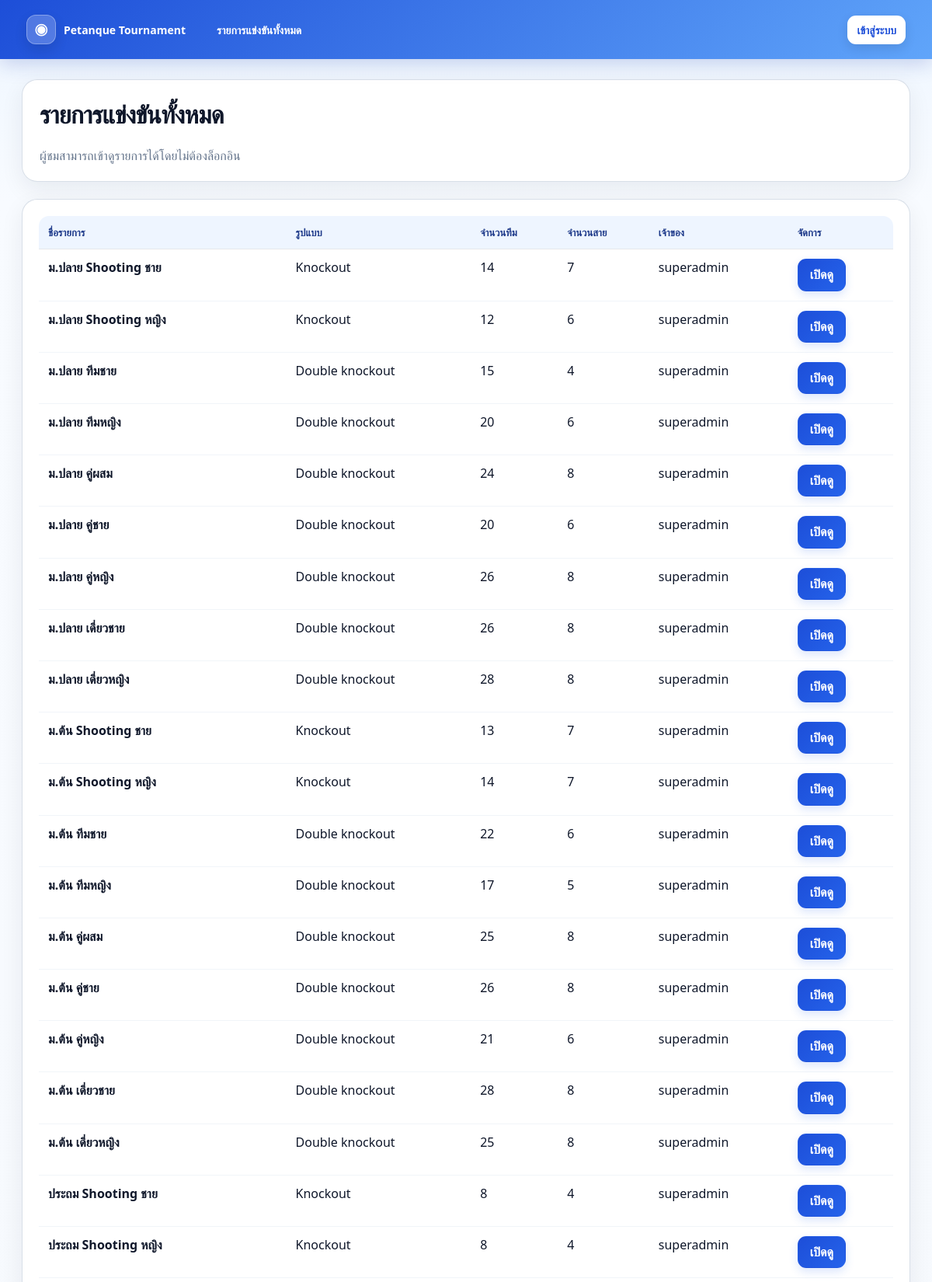
The page / (upper part) on the database its author committed.
### tables this page shows
CREATE TABLE tournaments (
            id INTEGER PRIMARY KEY AUTOINCREMENT,
            name TEXT NOT NULL,
            owner_id INTEGER NOT NULL,
            team_count INTEGER NOT NULL,
            group_count INTEGER NOT NULL,
            group_sizes_json TEXT NOT NULL,
            avoid_same INTEGER NOT NULL DEFAULT 1,
            competition_type TEXT NOT NULL DEFAULT 'double_knockout',
            qualify_per_group INTEGER NOT NULL DEFAULT 2,
            status TEXT NOT NULL DEFAULT 'draft',
            created_at TEXT NOT NULL, batch_id INTEGER, event_label TEXT, event_category TEXT, event_gender TEXT, event_age INTEGER, sort_order INTEGER,
            FOREIGN KEY(owner_id) REFERENCES users(id)
        );

CREATE TABLE users (
            id INTEGER PRIMARY KEY AUTOINCREMENT,
            username TEXT UNIQUE NOT NULL,
            password_hash TEXT NOT NULL,
            role TEXT NOT NULL CHECK(role IN ('super_admin', 'admin')),
            created_by INTEGER,
            is_active INTEGER NOT NULL DEFAULT 1,
            create_quota INTEGER NOT NULL DEFAULT 0,
            created_count INTEGER NOT NULL DEFAULT 0,
            expires_at TEXT,
            created_at TEXT NOT NULL,
            updated_at TEXT NOT NULL,
            FOREIGN KEY(created_by) REFERENCES users(id)
        );

### app.py (the view)
@app.route("/")
def home():
    db = get_db()
    tournaments = db.execute(
        """
        SELECT t.*, u.username AS owner_name
        FROM tournaments t JOIN users u ON u.id = t.owner_id
        ORDER BY t.id DESC
        """
    ).fetchall()
    return render_template("public_home.html", tournaments=tournaments)

### app.py (called while the page is built)
def table_exists(db, table_name):
    if isinstance(db, PostgresConnection):
        row = db.execute(
            "SELECT table_name FROM information_schema.tables WHERE table_schema = current_schema() AND table_name = ?",
            (table_name,),
        ).fetchone()
        return row is not None
    row = db.execute(
        "SELECT name FROM sqlite_master WHERE type = 'table' AND name = ?",
        (table_name,),
    ).fetchone()
    return row is not None

def table_columns(db, table_name):
    if isinstance(db, PostgresConnection):
        rows = db.execute(
            "SELECT column_name FROM information_schema.columns WHERE table_schema = current_schema() AND table_name = ?",
            (table_name,),
        ).fetchall()
        return {row["column_name"] for row in rows}
    return {row[1] for row in db.execute(f"PRAGMA table_info({table_name})").fetchall()}

def get_db():
    if "db" not in g:
        if DATABASE_URL:
            g.db = PostgresConnection(DATABASE_URL)
            if not table_exists(g.db, "tournament_rounds"):
                init_db(g.db)
                migrate_sqlite_data(DATABASE, g.db)
            else:
                ensure_runtime_schema(g.db)
        else:
            g.db = sqlite3.connect(DATABASE)
            g.db.row_factory = sqlite3.Row
            ensure_runtime_schema(g.db)
    return g.db

def current_user():
    uid = session.get("user_id")
    if not uid:
        return None
    return get_db().execute("SELECT * FROM users WHERE id = ?", (uid,)).fetchone()

def competition_type_label(value):
    labels = {
        "double_knockout": "Double knockout",
        "double_elimination": "Double knockout",
        "knockout": "Knockout",
    }
    return labels.get(value, value or "-")

@app.context_processor
def inject_user():
    return {
        "current_user": current_user(),
        "competition_type_label": competition_type_label,
        "group_label": group_label,
        "stage_can_edit": stage_is_editable,
    }

### templates/public_home.html (shortened to what this page needs)
{% extends "base.html" %}
{% block content %}
<div class="page-grid">
    <div class="card" style="padding: 22px;">
        <h1 style="margin-top:0;">รายการแข่งขันทั้งหมด</h1>
        <p class="muted-text" style="margin-bottom:0;">
            ผู้ชมสามารถเข้าดูรายการได้โดยไม่ต้องล็อกอิน
        </p>
    </div>
    <div class="card" style="padding: 20px;">
        {% if tournaments %}
        <div style="overflow-x:auto;">
            <table style="border-collapse: collapse;">
                <thead>
                    <tr>
                        <th style="text-align:left; padding:12px; border-bottom:1px solid #e5e7eb;">ชื่อรายการ</th>
                        <th style="text-align:left; padding:12px; border-bottom:1px solid #e5e7eb;">รูปแบบ</th>
                        <th style="text-align:left; padding:12px; border-bottom:1px solid #e5e7eb;">จำนวนทีม</th>
                        <th style="text-align:left; padding:12px; border-bottom:1px solid #e5e7eb;">จำนวนสาย</th>
                        <th style="text-align:left; padding:12px; border-bottom:1px solid #e5e7eb;">เจ้าของ</th>
                        <th style="text-align:left; padding:12px; border-bottom:1px solid #e5e7eb;">จัดการ</th>
                    </tr>
                </thead>
                <tbody>
                    {% for t in tournaments %}
                    <tr>
                        <td style="padding:12px; border-bottom:1px solid #f1f5f9;">
                            <strong>{{ t.name }}</strong>
                        </td>
                        <td style="padding:12px; border-bottom:1px solid #f1f5f9;">
                            {{ competition_type_label(t.competition_type) }}
                        </td>
                        <td style="padding:12px; border-bottom:1px solid #f1f5f9;">{{ t.team_count }}</td>
                        <td style="padding:12px; border-bottom:1px solid #f1f5f9;">{{ t.group_count }}</td>
                        <td style="padding:12px; border-bottom:1px solid #f1f5f9;">{{ t.owner_name }}</td>
                        <td style="padding:12px; border-bottom:1px solid #f1f5f9;">
                            <a class="btn btn-primary" href="{{ url_for('view_tournament', tournament_id=t.id) }}">เปิดดู</a>
                        </td>
                    </tr>
                    {% endfor %}
                </tbody>
            </table>
        </div>
        {% else %}
        <div class="empty-state">ยังไม่มีทัวร์นาเมนต์</div>
        {% endif %}
    </div>
</div>
{% endblock %}

### templates/base.html (style rules this page uses)
:root { --blue:#2563eb;--blue-dark:#1d4ed8;--sky:#60a5fa;--ink:#0f172a;--muted:#64748b;--line:#dbe3ef;--surface:#fff;--bg:#f4f8ff;--green:#059669;--red:#dc2626 }
* { box-sizing:border-box }
html { scroll-behavior:smooth }
body { font-family:system-ui,-apple-system,BlinkMacSystemFont,'Segoe UI',sans-serif;background:linear-gradient(180deg,#eef6ff 0,#f8fbff 260px,#f4f7fb 100%);margin:0;color:var(--ink);min-height:100vh }
a { color:inherit }
.card { background:rgba(255,255,255,.96);border:1px solid rgba(203,213,225,.75);border-radius:20px;padding:22px;box-shadow:0 10px 30px rgba(15,23,42,.07);margin-bottom:20px }
.card h1,.card h2,.section-title { letter-spacing:-.025em }
.page-grid { display:grid;gap:2px }
.muted,.muted-text { color:var(--muted) }
.btn { display:inline-flex;align-items:center;justify-content:center;gap:6px;border:1px solid transparent;border-radius:11px;padding:10px 15px;background:linear-gradient(135deg,var(--blue-dark),var(--blue));color:#fff!important;text-decoration:none;cursor:pointer;font:inherit;font-weight:800;line-height:1.2;box-shadow:0 5px 12px rgba(37,99,235,.16);transition:transform .15s ease,box-shadow .15s ease,filter .15s ease }
.btn-primary { background:linear-gradient(135deg,var(--blue-dark),var(--blue)) }
table { width:100%;border-collapse:separate;border-spacing:0;background:#fff;border:1px solid var(--line);border-radius:14px;overflow:hidden }
th,td { border:0;border-bottom:1px solid #e8edf4;padding:11px;vertical-align:top }
th { background:#eef5ff;color:#1e3a8a;font-size:13px;font-weight:900;text-transform:none }

### rows shown on the page
tournaments: name "ม.ปลาย Shooting ชาย", competition_type "Knockout", team_count "14", group_count "7", owner_name "superadmin"
tournaments: name "ม.ปลาย Shooting หญิง", competition_type "Knockout", team_count "12", group_count "6", owner_name "superadmin"
tournaments: name "ม.ปลาย ทีมชาย", competition_type "Double knockout", team_count "15", group_count "4", owner_name "superadmin"
tournaments: name "ม.ปลาย ทีมหญิง", competition_type "Double knockout", team_count "20", group_count "6", owner_name "superadmin"
tournaments: name "ม.ปลาย คู่ผสม", competition_type "Double knockout", team_count "24", group_count "8", owner_name "superadmin"
tournaments: name "ม.ปลาย คู่ชาย", competition_type "Double knockout", team_count "20", group_count "6", owner_name "superadmin"
tournaments: name "ม.ปลาย คู่หญิง", competition_type "Double knockout", team_count "26", group_count "8", owner_name "superadmin"
tournaments: name "ม.ปลาย เดี่ยวชาย", competition_type "Double knockout", team_count "26", group_count "8", owner_name "superadmin"
tournaments: name "ม.ปลาย เดี่ยวหญิง", competition_type "Double knockout", team_count "28", group_count "8", owner_name "superadmin"
tournaments: name "ม.ต้น Shooting ชาย", competition_type "Knockout", team_count "13", group_count "7", owner_name "superadmin"
tournaments: name "ม.ต้น Shooting หญิง", competition_type "Knockout", team_count "14", group_count "7", owner_name "superadmin"
tournaments: name "ม.ต้น ทีมชาย", competition_type "Double knockout", team_count "22", group_count "6", owner_name "superadmin"
tournaments: name "ม.ต้น ทีมหญิง", competition_type "Double knockout", team_count "17", group_count "5", owner_name "superadmin"
tournaments: name "ม.ต้น คู่ผสม", competition_type "Double knockout", team_count "25", group_count "8", owner_name "superadmin"
tournaments: name "ม.ต้น คู่ชาย", competition_type "Double knockout", team_count "26", group_count "8", owner_name "superadmin"
tournaments: name "ม.ต้น คู่หญิง", competition_type "Double knockout", team_count "21", group_count "6", owner_name "superadmin"
tournaments: name "ม.ต้น เดี่ยวชาย", competition_type "Double knockout", team_count "28", group_count "8", owner_name "superadmin"
tournaments: name "ม.ต้น เดี่ยวหญิง", competition_type "Double knockout", team_count "25", group_count "8", owner_name "superadmin"
tournaments: name "ประถม Shooting ชาย", competition_type "Knockout", team_count "8", group_count "4", owner_name "superadmin"
tournaments: name "ประถม Shooting หญิง", competition_type "Knockout", team_count "8", group_count "4", owner_name "superadmin"
